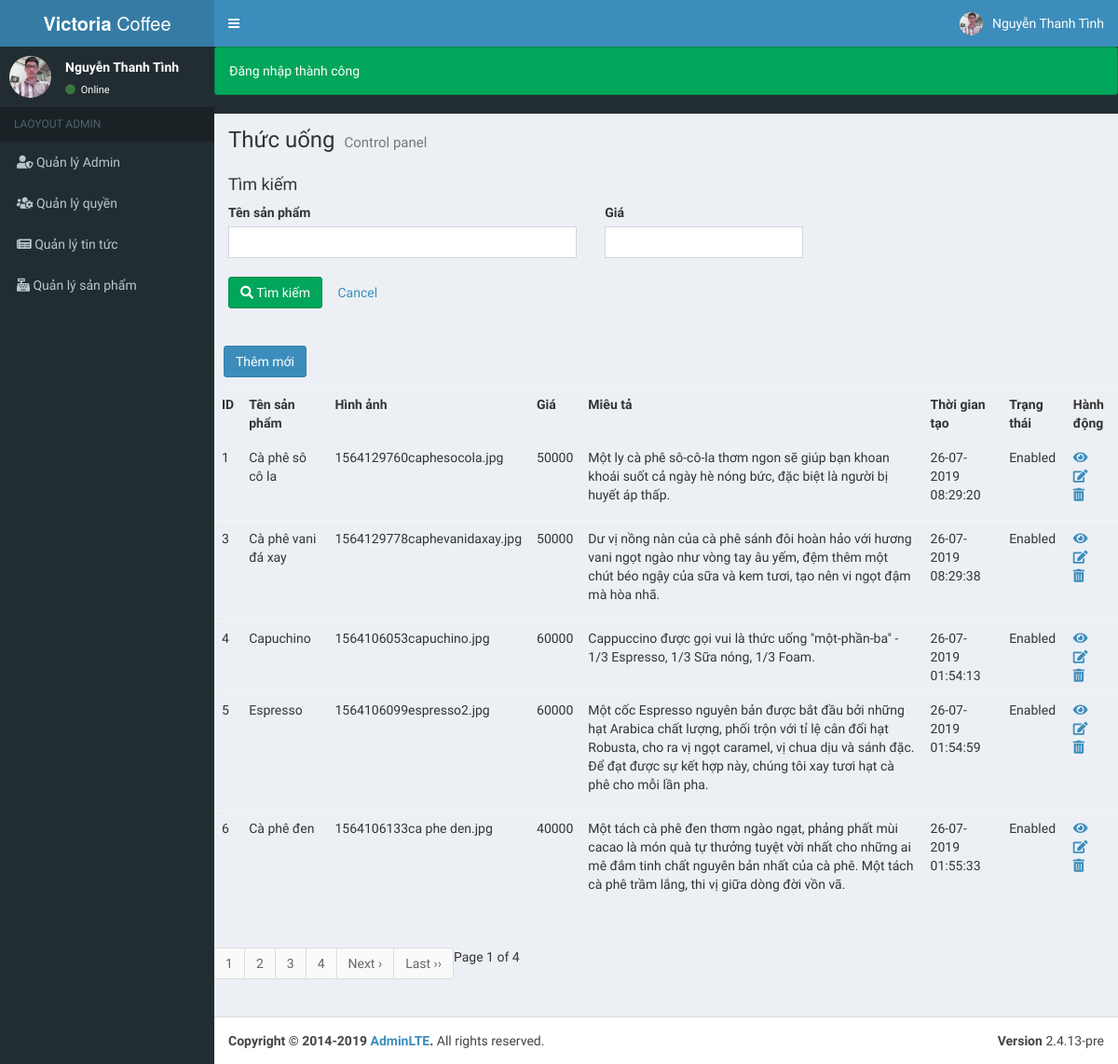
The app's page /backend/index.php?controller=drink&action=index (signed in) with its own data.
### tables this page shows
CREATE TABLE IF NOT EXISTS `drink` (
`ID` int(10) NOT NULL,
  `Name` varchar(100) NOT NULL,
  `Img` varchar(100) NOT NULL,
  `Price` int(10) NOT NULL,
  `Description` text NOT NULL,
  `Created_at` timestamp NOT NULL DEFAULT CURRENT_TIMESTAMP ON UPDATE CURRENT_TIMESTAMP,
  `Status` int(1) NOT NULL
);

### backend/controllers/DrinkController.php (called while the page is built, shortened)
<?php
require_once 'models/Drink.php';
class DrinkController extends Controller{
    public function index(){
        $arrSearch = [];
        $drinkModel = new Drink();
        $drink = $drinkModel->getALL($arrSearch);
        $pages = $drinkModel->getPagination('drink');
        require_once 'views/sanpham/thucuong/index.php';
    }
}

### backend/index.php (called while the page is built, shortened)
<?php
$action = isset($_GET['action']) ?
    $_GET['action'] : 'show';
$object = new $controllerClass;
$object->$action();

### backend/models/Drink.php (called while the page is built, shortened)
<?php
require_once 'models/Model.php';
class Drink extends Model {
    public function getAll(){
        $connection = $this->openConnection();
        $querySelect = "SELECT * FROM drink LIMIT {$this->startpoint}, {$this->per_page}";
        $result = mysqli_query($connection, $querySelect);
        $drink = [];
        if(mysqli_num_rows($result)>0){
            $drink = mysqli_fetch_all($result, MYSQLI_ASSOC);
        }
        return $drink;
    }
}
?>

### backend/views/sanpham/thucuong/index.php (the view, shortened to what this page needs)
<?php require_once 'views/layouts/header.php' ?>
<div class="content-wrapper" style="padding-bottom: 20px">
    <div class="content-header">
        <h1>
            Thức uống
            <small>Control panel</small>
        </h1>
    </div>
    <div class="search-form content">
        <h4>Tìm kiếm</h4>
        <form action="" method="GET">
            <div class="row">
                <div class="col-md-5 col-12">
                    <label>Tên sản phẩm</label>
                    <input type="text" name="name_drink" value="<?php echo isset($_GET['name_drink']) ? $_GET['name_drink'] : ''?>" class="form-control"/>
                </div>
                <div class="col-md-3 col-12">
                    <label>Giá</label>
                    <input type="number" name="price_drink" value="<?php echo isset($_GET['price_drink']) ? $_GET['price_drink'] : ''?>" class="form-control"/>
                </div>
            </div>
            <br />
            <div class="form-group">
                <button type="submit" name="submit_search" class="btn btn-success">
                    <span class="fa fa-search"></span> Tìm kiếm
                </button>
                <a href="index.php?controller=drink&action=index" class="btn btn-secondary">Cancel</a>
            </div>
        </form>
    </div>
    <div style="margin: 10px">
        <a class="btn btn-primary"
           href="index.php?controller=drink&action=create"><span>Thêm mới</span></a>
    </div>
    <table class="table">
    <tr>
        <th>ID</th>
        <th>Tên sản phẩm</th>
        <th>Hình ảnh</th>
        <th>Giá</th>
        <th>Miêu tả</th>
        <th>Thời gian tạo</th>
        <th>Trạng thái</th>
        <th>Hành động</th>
    </tr>
    <?php if (!empty($drink)): ?>
        <?php foreach ($drink as $value): ?>
            <tr>
                <td><?php echo $value['ID'] ?></td>
                <td><?php echo $value['Name'] ?></td>
                <td><?php echo $value['Img'] ?></td>
                <td><?php echo $value['Price'] ?></td>
                <td><?php echo $value['Description'] ?></td>
                <td><?php echo date('d-m-Y H:i:s', strtotime($value['Created_at'])) ?></td>
                <td><?php
                    $status = '';
                    if ($value['Status'] == 1) {
                        $status = 'Enabled';
                    } else {
                        $status = 'Disable';
                    }
                    echo $status;
                    ?>
                </td>
                <td>
                    <?php $UrlDetail = 'index.php?controller=drink&action=detail&id='.$value['ID']?>
                    <?php $UrlUpdate = 'index.php?controller=drink&action=update&id='.$value['ID']?>
                    <?php $UrlDelete = 'index.php?controller=drink&action=delete&id='.$value['ID']?>
                    <a href="<?php echo $UrlDetail ?>"><i class="fas fa-eye"></i></a><br/>
                    <a href="<?php echo $UrlUpdate?>"><i class="fas fa-edit"></i></a><br/>
                    <a href="<?php echo $UrlDelete?>"><i class="fas fa-trash-alt"></i></a>
                </td>
        </tr>
        <?php endforeach; ?>
    <?php else: ?>
        <tr>
            <td>Không có dữ liệu đồ uống nào</td>
        </tr>
    <?php endif; ?>
    </table>
    <?php
    echo $pages;
    ?>
</div>
<?php require_once 'views/layouts/footer.php' ?>

### records on screen
drink: ID "1", Name "Cà phê sô cô la", Img "1564129760caphesocola.jpg", Price "50000", Description "Một ly cà phê sô-cô-la thơm ngon sẽ giúp bạn khoan khoái suốt cả ngày hè nóng bức, đặc biệt là người bị huyết áp thấp.", Created_at "26-07-2019 08:29:20", Status "Enabled"
drink: ID "3", Name "Cà phê vani đá xay", Img "1564129778caphevanidaxay.jpg", Price "50000", Description "Dư vị nồng nàn của cà phê sánh đôi hoàn hảo với hương vani ngọt ngào như vòng tay âu yếm, đệm thêm một chút béo ngậy của sữa và kem tươi, tạo nên vi ngọt đậm mà hòa nhã.", Created_at "26-07-2019 08:29:38", Status "Enabled"
drink: ID "4", Name "Capuchino", Img "1564106053capuchino.jpg", Price "60000", Description "Cappuccino được gọi vui là thức uống \"một-phần-ba\" - 1/3 Espresso, 1/3 Sữa nóng, 1/3 Foam.", Created_at "26-07-2019 01:54:13", Status "Enabled"
drink: ID "5", Name "Espresso", Img "1564106099espresso2.jpg", Price "60000", Description "Một cốc Espresso nguyên bản được bắt đầu bởi những hạt Arabica chất lượng, phối trộn với tỉ lệ cân đối hạt Robusta, cho ra vị ngọt caramel, vị chua dịu và sánh đặc. Để đạt được sự kết hợp này, chúng tôi xay tươi hạt cà phê cho mỗi lần pha.", Created_at "26-07-2019 01:54:59", Status "Enabled"
drink: ID "6", Name "Cà phê đen", Img "1564106133ca phe den.jpg", Price "40000", Description "Một tách cà phê đen thơm ngào ngạt, phảng phất mùi cacao là món quà tự thưởng tuyệt vời nhất cho những ai mê đắm tinh chất nguyên bản nhất của cà phê. Một tách cà phê trầm lắng, thi vị giữa dòng đời vồn vã.", Created_at "26-07-2019 01:55:33", Status "Enabled"

### other values on screen
$_SESSION['success'] "Đăng nhập thành công"
$this->page "1"
$lastpage "4"
$nextlabel "Next ›"
$lastlabel "Last ››"
